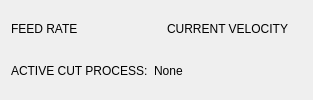
           <widget class="QWidget" name="widget_27" native="true">
            <property name="sizePolicy">
             <sizepolicy hsizetype="Preferred" vsizetype="Preferred">
              <horstretch>0</horstretch>
              <verstretch>0</verstretch>
             </sizepolicy>
            </property>
            <property name="minimumSize">
             <size>
              <width>0</width>
              <height>0</height>
             </size>
            </property>
            <layout class="QGridLayout" name="gridLayout_32">
             <item row="0" column="2">
              <widget class="HalLabel" name="mk_feedrate">
               <property name="alignment">
                <set>Qt::AlignRight|Qt::AlignTrailing|Qt::AlignVCenter</set>
               </property>
              </widget>
             </item>
             <item row="0" column="0">
              <widget class="QLabel" name="label_98">
               <property name="text">
                <string>FEED RATE</string>
               </property>
              </widget>
             </item>
             <item row="1" column="2" colspan="4">
              <widget class="QLabel" name="lbl_process_name">
               <property name="text">
                <string>None</string>
               </property>
              </widget>
             </item>
             <item row="1" column="0">
              <widget class="QLabel" name="label_91">
               <property name="text">
                <string>ACTIVE CUT PROCESS:</string>
               </property>
              </widget>
             </item>
             <item row="0" column="3">
              <widget class="QLabel" name="label_99">
               <property name="text">
                <string>CURRENT VELOCITY</string>
               </property>
              </widget>
             </item>
             <item row="0" column="4" colspan="2">
              <widget class="HalLabel" name="mk_current_velcoity">
               <property name="alignment">
                <set>Qt::AlignRight|Qt::AlignTrailing|Qt::AlignVCenter</set>
               </property>
              </widget>
             </item>
            </layout>
           </widget>
